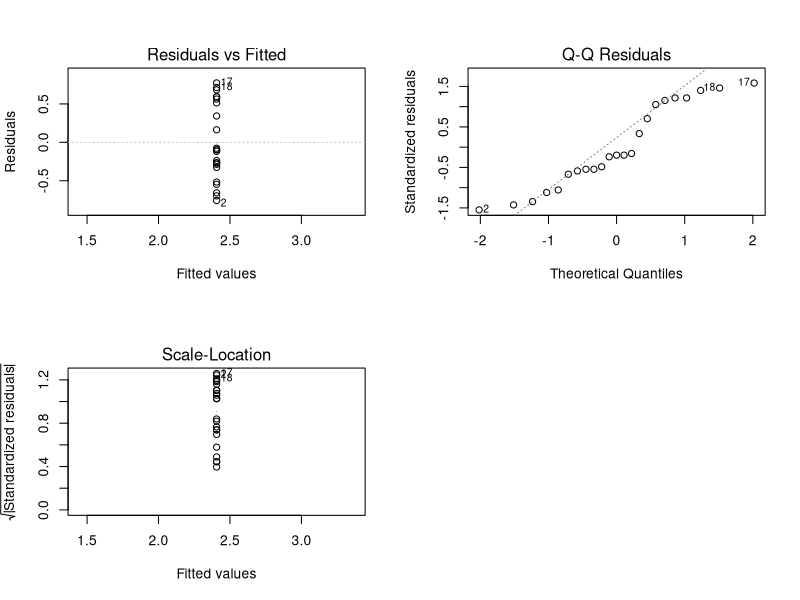
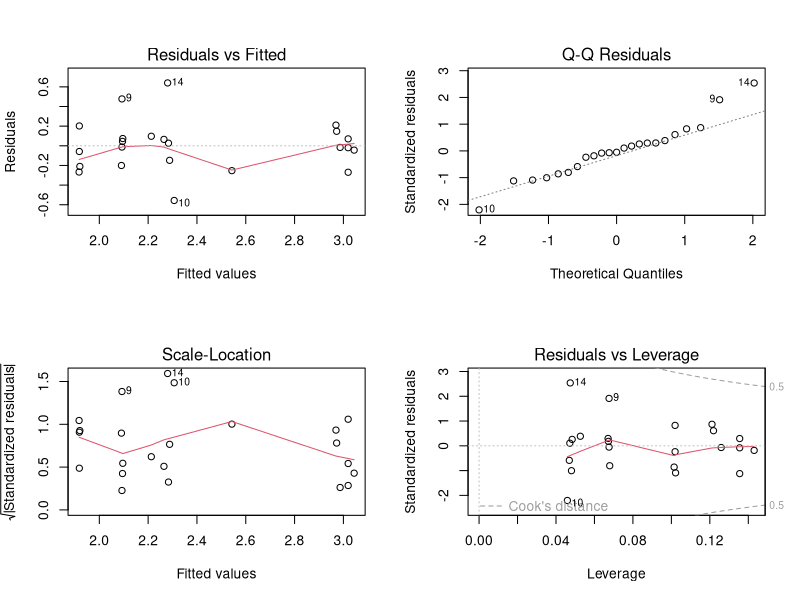
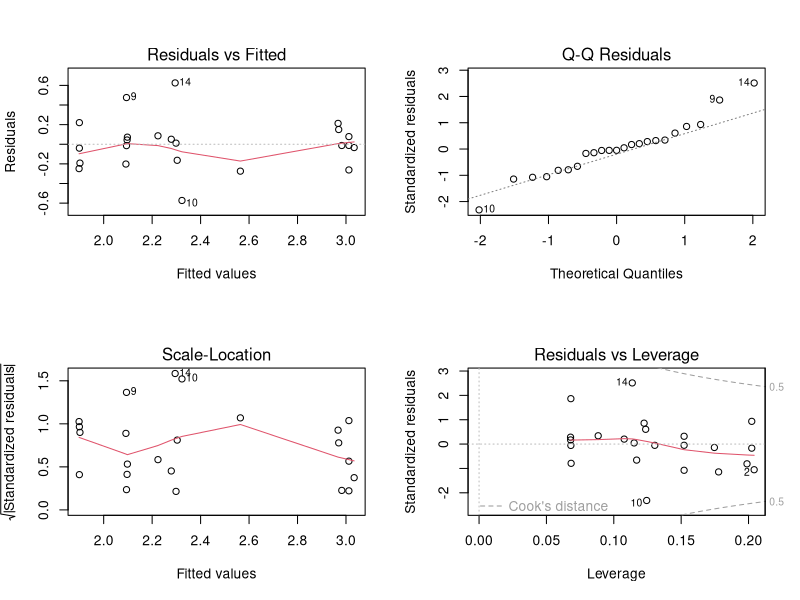
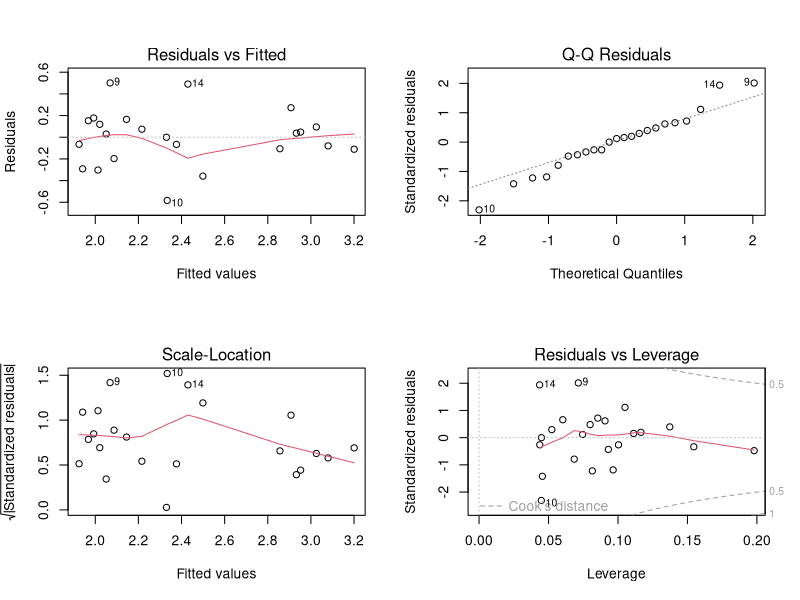
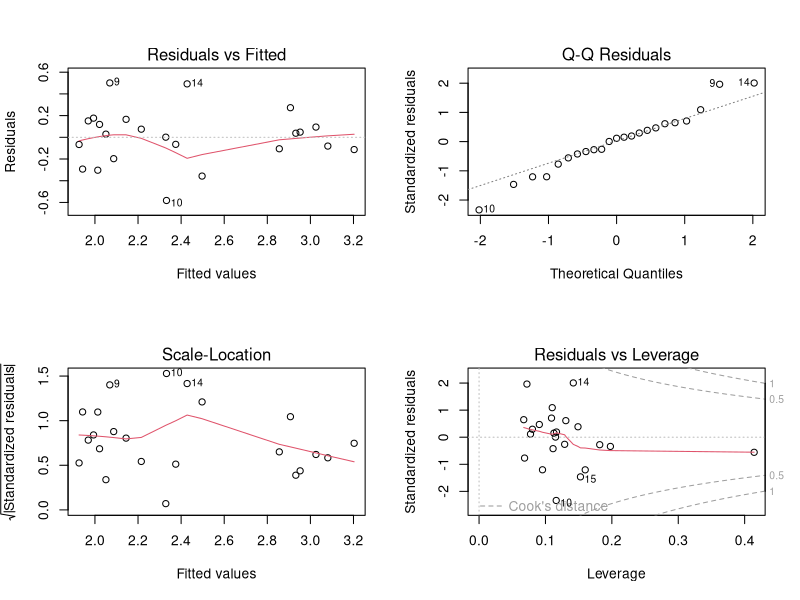
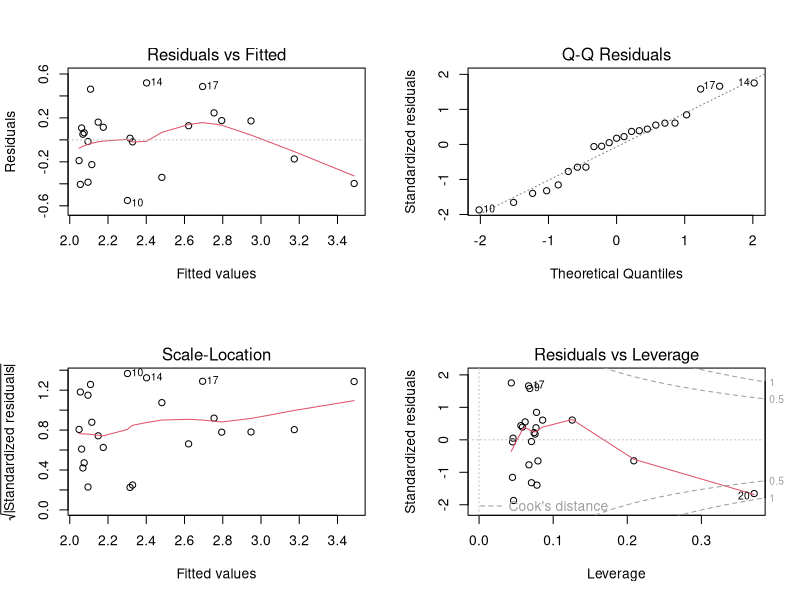
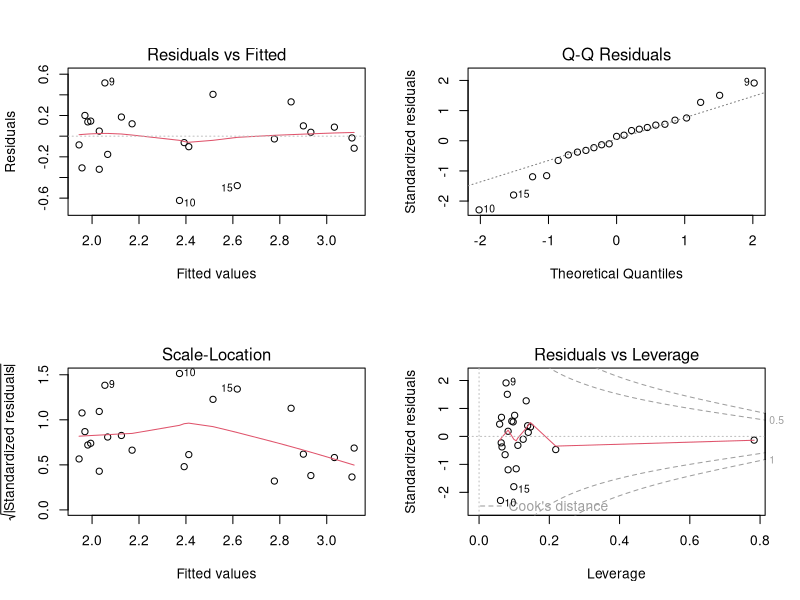
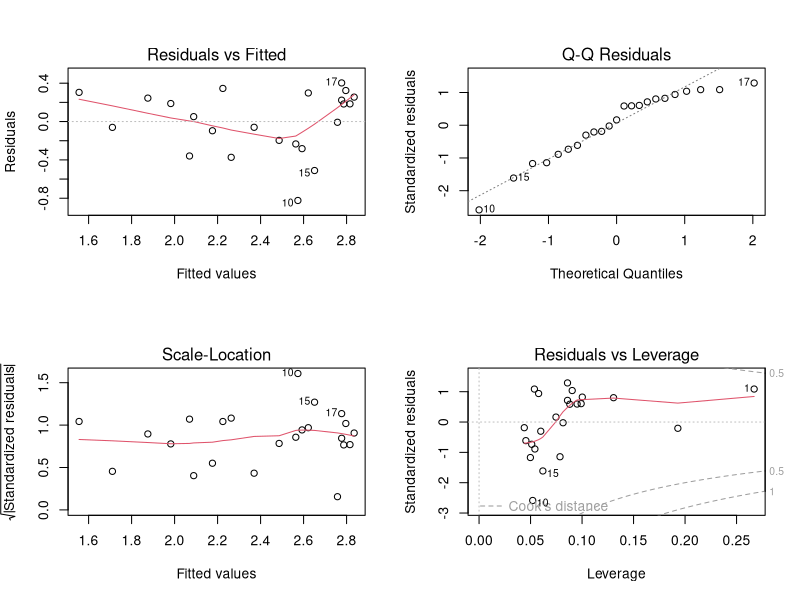

Recreate these plots in R, in order. (Note: this script raises an error after producing the figures.)
# analysis of Sharik Barnes Spring data
# VERSION 2
# author: Mary McCafferty

library(ggplot2)
#read in the data
yb.clim = read.csv("YellowBirch_SharikBarnes_withClimate.csv")

#response variable: LeafFlushing_MeanStage
# look at correlation matrix
cor_spring = yb.clim[names(yb.clim) %in% c("LeafFlushing_MeanStage", "daylength_diff", 
                                           "DD_0_wt", "DD_0_sp", "DD5_sp", "DD5_wt", 
                                           "MAT", "MWMT", "MCMT", "TD", "MAP", "bFFP")]
pearson_cor_spring = cor(cor_spring, method = "pearson")
spearman_cor_spring = cor(cor_spring, method = "spearman")


# run models
#implementing linear regressions because leaf flushing scores were averaged

par(mfrow= c(2,2))
# the null model
model.null = lm(LeafFlushing_MeanStage ~ 1, data = yb.clim)
summary(model.null)
plot(model.null)
r2.null = summary(model.null)$adj.r.squared

# daylength difference
model.day = lm(LeafFlushing_MeanStage ~ daylength_diff, data = yb.clim)
summary(model.day)
plot(model.day)
# latitude strong potentially quadratic, residuals not great
model.day2 = lm(LeafFlushing_MeanStage ~ daylength_diff + I(daylength_diff^2), data = yb.clim)
summary(model.day2)
plot(model.day2)
#quadratic term not significant
r2.day = summary(model.day)$adj.r.squared

#dd_0_wt
model.dd0wt = lm(LeafFlushing_MeanStage ~ DD_0_wt, data = yb.clim)
summary(model.dd0wt)
plot(model.dd0wt)
# VERY STRONG

model.dd0wt2 = lm(LeafFlushing_MeanStage ~ DD_0_wt + I(DD_0_wt^2), data = yb.clim)
summary(model.dd0wt2)
plot(model.dd0wt2)
#quad not significant
r2.dd0wt = summary(model.dd0wt)$adj.r.squared

#dd_0_sp
model.dd0sp = lm(LeafFlushing_MeanStage ~ DD_0_sp, data = yb.clim)
summary(model.dd0sp)
plot(model.dd0sp)
# significant, quadratic
model.dd0sp2 = lm(LeafFlushing_MeanStage ~ DD_0_sp + I(DD_0_sp^2), data = yb.clim)
summary(model.dd0sp2)
plot(model.dd0sp2)
# good but still weaker than others
r2.dd0sp = summary(model.dd0sp)$adj.r.squared

#dd5_wt
model.dd5wt = lm(LeafFlushing_MeanStage ~ DD5_wt, data = yb.clim)
summary(model.dd5wt)
plot(model.dd5wt)
# significant, many 0s, maybe quadratic
r2.dd5wt = summary(model.dd5wt)$adj.r.squared

#dd5_sp
model.dd5sp = lm(LeafFlushing_MeanStage~ DD5_sp, data = yb.clim)
summary(model.dd5sp)
plot(model.dd5sp)
# significant, weaker than others
r2.dd5sp = summary(model.dd5sp)$adj.r.squared

#MAT
model.mat = lm(LeafFlushing_MeanStage ~ MAT, data = yb.clim)
summary(model.mat)
plot(model.mat)
# good, maybe quadratic, not strongest
model.mat2 = lm(LeafFlushing_MeanStage ~ MAT + I(MAT^2), data = yb.clim)
summary(model.mat2)
plot(model.mat2)
#not significant
r2.mat = summary(model.mat)$adj.r.squared

#MCMT
model.mcmt = lm(LeafFlushing_MeanStage ~ MCMT, data = yb.clim)
summary(model.mcmt)
plot(model.mcmt)
# VERY STRONG

model.mcmt2 = lm(LeafFlushing_MeanStage ~ MCMT + I(MCMT^2), data = yb.clim)
summary(model.mcmt2)
plot(model.mcmt2)
# quadratic not significant
r2.mcmt = summary(model.mcmt)$adj.r.squared

#MWMT
model.mwmt = lm(LeafFlushing_MeanStage ~ MWMT, data = yb.clim)
summary(model.mwmt)
plot(model.mwmt)
# not very strong
r2.mwmt = summary(model.mwmt)$adj.r.squared

#TD
model.td = lm(LeafFlushing_MeanStage ~ TD, data = yb.clim)
summary(model.td)
plot(model.td)
# okay, not the best residuals

model.td2 = lm(LeafFlushing_MeanStage ~ TD + I(TD^2), data = yb.clim)
summary(model.td2)
plot(model.td2)
#quadratic term not significant
r2.td = summary(model.td)$adj.r.squared

#MAP
model.map = lm(LeafFlushing_MeanStage ~ MAP, data = yb.clim)
summary(model.map)
plot(model.map)
# okay but not super strong, looking quadratic
r2.map = summary(model.map)$adj.r.squared

#bFFP
model.bffp = lm(LeafFlushing_MeanStage ~ bFFP, data = yb.clim)
summary(model.bffp)
plot(model.bffp)
r2.bffp = summary(model.bffp)$adj.r.squared

anova(model.null, model.day, model.dd0wt, model.dd0sp, model.dd5wt, model.dd5sp, model.mat, model.mcmt, model.mwmt, model.td, model.map, model.bffp)
aics = AIC(model.null, model.day, model.dd0wt, model.dd0sp, model.dd5wt, model.dd5sp, model.mat, model.mcmt, model.mwmt, model.td, model.map, model.bffp)
r2s = c(r2.null, r2.day, r2.dd0wt, r2.dd0sp, r2.dd5wt, r2.dd5sp, r2.mat, r2.mcmt, r2.mwmt, r2.td, r2.map, r2.bffp)
# latitude and mcmt are strongest models

#save the results
results = cbind(aics, r2s)
results
write.csv(results, "YellowBirchSharikBarnesSpringResults.csv")






########


#run cross validation to assess best model
models = list(model.null, model.day, model.dd0wt, model.dd0sp, model.dd5wt, model.dd5sp, model.mat, model.mcmt, model.mwmt, model.td, model.map, model.bffp)
set.seed(12022025)
cv.error = rep(0, 12)
for (i in 1:length(models)){
  cv.error[i] = cv.glm(yb.clim, models[[i]])$delta[2]
}

#calculate the r^2
rss = sum(model.mcmt$residuals^2)
tss = sum((yb.clim$LeafFlushing_MeanStage - mean(yb.clim$LeafFlushing_MeanStage))^2)
r2 = 1-rss/tss
n = nrow(yb.clim)
p = length(coef(model.mcmt))-1
adj.r2 = 1 - (1 - r2) * ((n-1) / (n-p-1))
adj.r2
plot(model.day)
plot(model.mcmt)
summary(model.mcmt)
summary(model.day)
#daylength wins on F stat, mcmt wins on everything else
# multiple repeat values for daylength which i am not a fan of
#go with mcmt

View(yb.clim)

ggplot(data=yb.clim, aes(daylength_diff, LeafFlushing_MeanStage))+
  geom_point()+geom_smooth(method='lm', se=F)

ggplot(data=yb.clim, aes(MCMT, LeafFlushing_MeanStage))+
  geom_point()+geom_smooth(method='lm', se=F)

ggplot(data=yb.clim, aes(MCMT, daylength_diff))+
  geom_point()+geom_smooth(method='lm', se=F)
